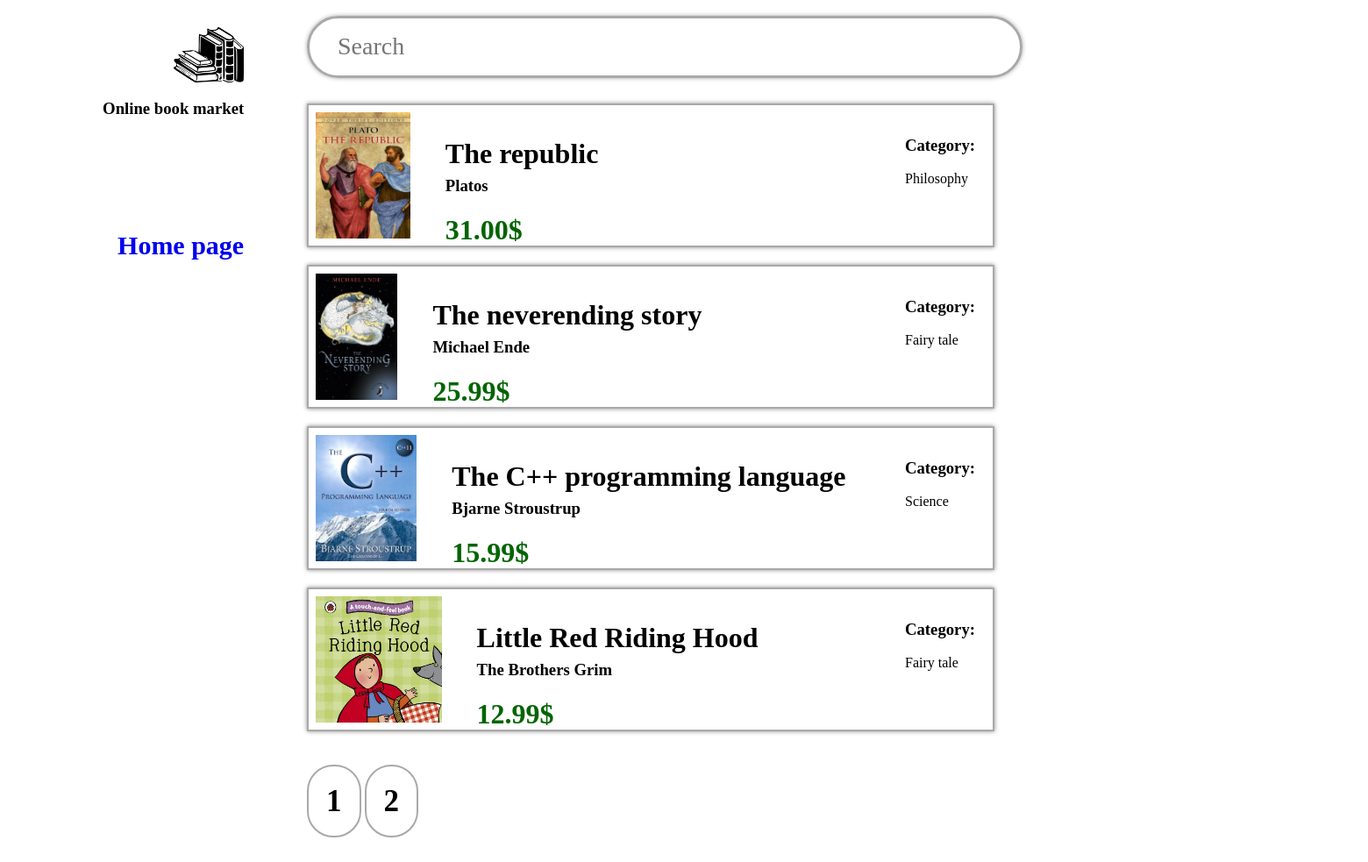
The page / on the database its author committed.
### market/models.py (models this page shows, shortened)
class Book(models.Model):
    cover_types = [('soft', 'Soft'), ('hard', 'Hard'), ('special', 'Special')]
    name = models.CharField('Book name', max_length=31)
    page_count = models.DecimalField('Numer of pages', max_digits=4, decimal_places=0)
    category = models.ManyToManyField('Category', verbose_name='Categories', limit_choices_to={'id__in': Category.objects.all()[:5]})
    author_name = models.ForeignKey(Author, on_delete=models.CASCADE, related_name='books', null=True)
    price = models.DecimalField('Price', max_digits=4, decimal_places=2)
    cover_type = models.CharField('Cover type', max_length=31, choices=cover_types, blank=True, null=True)
    image = models.ImageField('Load image', upload_to='images/')
    class Meta:
        verbose_name = 'Book'
        verbose_name_plural = 'Books'

class Author(models.Model):
    name = models.CharField('Author', max_length=31)
    def __str__(self):
        return f'{self.name}'
    class Meta:
        verbose_name = 'Author'
        verbose_name_plural = 'Authors'

class Category(models.Model):
    name = models.CharField('Category', max_length=31)
    class Meta:
        verbose_name = 'Category'
        verbose_name_plural = 'Categories'

### market/views.py (the view)
# urls.py: path('', views.BookStore.as_view(), name='home'),
class BookStore(ListView):
    paginate_by = 4
    model = Book
    template_name = 'market/market_home.html'
    context_object_name = 'book_store'
    extra_context = {'title': 'Home page'}
    def get_queryset(self):
        queryset = super().get_queryset()
        for book in queryset:
            book.categories = book.category.all()
            book.num_categories = book.category.count()
        return queryset

### market/templates/market/market_home.html (shortened to what this page needs)
{% load static %}
<!DOCTYPE html>
<html lang="en">
<head>
    <link rel="stylesheet" type="text/css" href="{% static 'market/css/main.css' %}">
</head>
<body>
    <aside>
        <img class="logo" src="{% static 'market/images/logo.png' %}" alt="" draggable="false">
        <h3>Online book market</h3>
        <ul>
            <a href="{% url 'home' %}"><li>Home page</li></a>
        </ul>
    </aside>
    <header>
        <div class="search_bar">
            <input type="text" class="search_field" placeholder="Search" required minlength="2" maxlength="64"/>
        </div>
    </header>
    <main>
        {% block content %}
            <div class="content">
                {% for book in book_store %}
                    <a class="book_link" href="{% url 'book-info' book.id %}">
                        <div class="element">
                            <img class="book_cover" src="{{book.image.url}}" alt="Book Image">
                            <ul class="book_info">
                                <li class="book_title"><h1>{{book.name}}</h1></li>
                                <li class="book_author"><h3>{{book.author_name}}</h3></li>
                                <li class="book_price"><h1>{{book.price}}$</h1></li>
                            </ul>
                            <ul class="book_category">
                                <h3 class="category">Category:  </h3>
                                {% for category in book.categories.all %}
                                    <li class="">{{ category.name }}</li>
                                {% endfor %}
                            </ul>
                        </div>
                    </a>
                {% endfor %}
            </div>
            <div class="num_of_pages">
                {% for p in paginator.page_range %}
                    {% if page_obj.has_other_pages %}
                        <a class="page_number" href="?page={{p}}">{{p}}</a>
                    {% endif %}
                {% endfor %}
            </div>
        {% endblock %}
    </main>
</body>
</html>

### static/market/css/main.css (style rules this page uses)
aside { float: left; width: 16%; height: 100vh; padding: 1.5%; border-radius: 15px; border: 10px; }
aside .logo { width: 10vh; float: right; }
aside h3 { position: relative; float: right; font-family: "Bookman Old Style"; margin-left: 40px; text-align: right; }
aside ul { margin-top: 100px; list-style: none; float: right; }
aside a { text-decoration: none; }
aside li { display: block; margin-top: 10px; margin-left: -10px; font-size: 30px; font-weight: bold; font-family: Calibri; }
header { font-size: 3em; position: absolute; font-family: "Book Antiqua"; font-weight: bold; padding-left: 30px; padding-top: 10px; height: 7vh; width: 1500px; margin-left: 20%; }
header .search_bar { height: 50px; width: 50vw; border: 3px solid darkgrey; border-radius: 50px; text-align: left; padding-left: 30px; padding-top: 15px; box-shadow: darkgrey 0px 0px 5px; }
.search_field, .search_field::before, .search_field::after { box-sizing: border-box; appearance: none; outline: none; border: none; }
header .search_field { position: relative; float: left; display: block; font-family: Georgia; font-size: 28px; width: 45vw; }
main { position: absolute; float: left; height: 120vh; width: 50vw; padding: 30px; margin-top: 10vh; margin-left: 20%; }
main .element { height: 20vh; width: 50vw; margin-bottom: 20px; border: darkgrey 2px solid; box-shadow: #888888 0px 0px 5px; }
main .book_cover { float: left; margin: 1%; height: 18vh; }
main ul { list-style: none; }
main .book_link, .book_link:visited { text-decoration: none; color: black; }
main .book_info { font-family: Cambria; float: left; height: 18vh; margin-left: -1%; }
main .book_author { margin-top: -15px; }
main .book_price { color: darkgreen; }
main .book_category { position: relative; float: right; margin-right: 20px; font-family: Cambria; }
main .num_of_pages { position: absolute; margin-top: 5vh; }
main .page_number { padding: 20px; text-decoration: none; font-size: 35px; font-weight: bold; font-family: Georgia; color: black; border: darkgrey 2px solid; border-radius: 30px; text-align: center; }

### rows shown on the page
Book: image (picture), name "The republic", author_name "Platos", price "31.00"
Category: name "Philosophy"
Book: image (picture), name "The neverending story", author_name "Michael Ende", price "25.99"
Category: name "Fairy tale"
Book: image (picture), name "The C++ programming language", author_name "Bjarne Stroustrup", price "15.99"
Category: name "Science"
Book: image (picture), name "Little Red Riding Hood", author_name "The Brothers Grim", price "12.99"

### other values the page prints
{{ p }} "1" "2"
